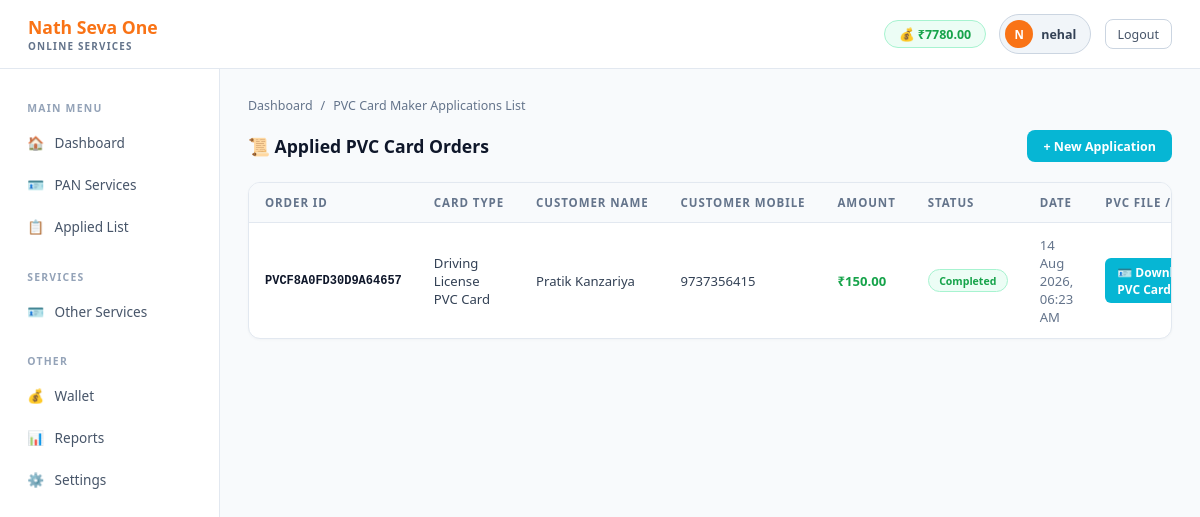
Page /services/pvc-maker/list/ (signed in) on the committed database.
### app/models.py (models this page shows, shortened)
class Retailer(models.Model):
    retailer_id    = models.UUIDField(default=uuid.uuid4, editable=False, unique=True)
    user_id        = models.CharField(max_length=50, unique=True)
    password       = models.CharField(max_length=255)
    full_name      = models.CharField(max_length=100)
    mobile         = models.CharField(max_length=15, unique=True)
    email          = models.EmailField(max_length=100, blank=True)
    state          = models.CharField(max_length=50, blank=True)
    address        = models.TextField(blank=True)
    wallet_balance = models.DecimalField(max_digits=10, decimal_places=2, default=0)
    is_verified    = models.BooleanField(default=False)
    is_active      = models.BooleanField(default=True)
    created_at     = models.DateTimeField(auto_now_add=True)

class PVCMakerApplication(models.Model):
    STATUS_CHOICES = [('PENDING', 'Pending'), ('PROCESSING', 'Processing'), ('COMPLETED', 'Completed'), ('REJECTED', 'Rejected')]
    retailer             = models.ForeignKey(Retailer, on_delete=models.SET_NULL, null=True, blank=True, related_name='pvc_applications')
    order_id             = models.CharField(max_length=50, unique=True, editable=False)
    pvc_card_type        = models.CharField(max_length=50)
    service_types        = models.CharField(max_length=100, blank=True)
    agent_mobile         = models.CharField(max_length=10)
    customer_mobile      = models.CharField(max_length=10)
    full_name            = models.CharField(max_length=100)
    village              = models.CharField(max_length=100)
    taluk                = models.CharField(max_length=100)
    district             = models.CharField(max_length=100)
    pincode              = models.CharField(max_length=6)
    delivery_address     = models.TextField()
    pdf_file             = models.FileField(upload_to=upload_pvc_pdf, null=True, blank=True)
    card_number          = models.CharField(max_length=100, blank=True)
    output_pdf           = models.FileField(upload_to=upload_pvc_output_pdf, null=True, blank=True)
    rejection_reason     = models.TextField(blank=True)
    amount               = models.DecimalField(max_digits=10, decimal_places=2, default=150.00)
    status               = models.CharField(max_length=20, choices=STATUS_CHOICES, default='PENDING')
    created_at           = models.DateTimeField(auto_now_add=True)
    processed_at         = models.DateTimeField(null=True, blank=True)
    class Meta:
        ordering = ['-created_at']

### app/views.py (the view)
# urls.py: path('services/pvc-maker/list/', views.pvc_maker_list, name='pvc_maker_list'),
def pvc_maker_list(request):
    retailer = _get_retailer_from_session(request)
    if retailer is None:
        return redirect('retailer_login')
    from .models import PVCMakerApplication
    apps = PVCMakerApplication.objects.filter(retailer=retailer)
    return render(request, 'pvc_maker_list.html', {'retailer': retailer, 'applications': apps})

### app/views.py (called while the page is built)
def _get_retailer_from_session(request):
    retailer_id = request.session.get('retailer_id')
    if not retailer_id:
        logger.debug(f"No retailer_id in session. Session keys: {list(request.session.keys())}")
        return None
    try:
        return Retailer.objects.get(retailer_id=retailer_id)
    except Retailer.DoesNotExist:
        logger.warning(f"Retailer with id {retailer_id} not found in database")
        return None

### pan_project/templates/pvc_maker_list.html (shortened to what this page needs)
<!DOCTYPE html>
<html lang="en">
<head>
</head>
<body>
<div class="topbar">
  <div><div class="brand-name">Nath Seva One</div><div class="brand-sub">Online Services</div></div>
  <div class="topbar-right">
    <div class="wallet-chip">💰 ₹{{ retailer.wallet_balance }}</div>
    <div class="user-chip"><div class="avatar">{{ retailer.full_name.0|upper }}</div><span>{{ retailer.user_id }}</span></div>
    <a href="{% url 'retailer_logout' %}" class="btn-logout">Logout</a>
  </div>
</div>
<div class="main-wrap">
  <div class="sidebar">
    <div class="nav-section">Main Menu</div>
    <a href="{% url 'retailer_dashboard' %}" class="nav-item"><span class="nav-icon">🏠</span> Dashboard</a>
    <a href="{% url 'form' %}" class="nav-item"><span class="nav-icon">🪪</span> PAN Services</a>
    <a href="{% url 'applied_list' %}" class="nav-item"><span class="nav-icon">📋</span> Applied List</a>
    <div class="nav-section" style="margin-top:.5rem">Services</div>
    <a href="{% url 'other_services' %}" class="nav-item"><span class="nav-icon">🪪</span> Other Services</a>
    <div class="nav-section" style="margin-top:.5rem">Other</div>
    <a href="{% url 'wallet' %}" class="nav-item"><span class="nav-icon">💰</span> Wallet</a>
    <a href="#" class="nav-item"><span class="nav-icon">📊</span> Reports</a>
    <a href="#" class="nav-item"><span class="nav-icon">⚙️</span> Settings</a>
  </div>
  <div class="content">
    <div class="breadcrumb">
      <a href="{% url 'retailer_dashboard' %}">Dashboard</a>
      <span>/</span>
      <span>PVC Card Maker Applications List</span>
    </div>
    <div class="page-header">
      <div class="page-title">📜 Applied PVC Card Orders</div>
      <a href="{% url 'pvc_maker' %}" class="btn-new">+ New Application</a>
    </div>
    <div class="table-card">
      <table>
        <thead>
          <tr>
            <th>Order ID</th>
            <th>Card Type</th>
            <th>Customer Name</th>
            <th>Customer Mobile</th>
            <th>Amount</th>
            <th>Status</th>
            <th>Date</th>
            <th>PVC File / Action</th>
          </tr>
        </thead>
        <tbody>
          {% for app in applications %}
          <tr>
            <td>{{ app.order_id }}</td>
            <td>{{ app.pvc_card_type }}</td>
            <td>{{ app.full_name }}</td>
            <td>{{ app.customer_mobile }}</td>
            <td style="font-weight:700;color:#16a34a">₹{{ app.amount }}</td>
            <td>
              {% if app.status == 'COMPLETED' %}
                <span class="pill pill-completed">Completed</span>
              {% elif app.status == 'REJECTED' %}
                <span class="pill pill-rejected">Rejected (Refunded)</span>
              {% else %}
                <span class="pill pill-pending">Pending</span>
              {% endif %}
            </td>
            <td style="color:#64748b">{{ app.created_at|date:"d M Y, h:i A" }}</td>
            <td>
              {% if app.status == 'COMPLETED' %}
                {% if app.output_pdf %}
                  <a href="{% url 'pvc_maker_download' app.order_id %}" target="_blank" style="background:#06b6d4;color:#fff;padding:.35rem .75rem;border-radius:6px;font-size:.75rem;font-weight:700;text-decoration:none;display:inline-block">🪪 Download PVC Card</a>
                {% else %}
                  <span style="font-size:.75rem;color:#16a34a;font-weight:600">Approved</span>
                {% endif %}
              {% elif app.status == 'REJECTED' %}
                <span style="font-size:.72rem;color:#dc2626;display:block">Reason: {{ app.rejection_reason|default:"Details mismatch" }}</span>
              {% else %}
                <span style="font-size:.75rem;color:#ea580c;font-weight:600">Under Process</span>
              {% endif %}
            </td>
          </tr>
          {% empty %}
          <tr>
            <td colspan="8" class="empty">Koi PVC Card Maker Application nahi mila.</td>
          </tr>
          {% endfor %}
        </tbody>
      </table>
    </div>
  </div>
</div>
</body>
</html>

### pan_project/templates/pvc_maker_list.html (style rules this page uses)
* { box-sizing:border-box;margin:0;padding:0 }
body { font-family:'Segoe UI',system-ui,-apple-system,sans-serif;background:#f8fafc;color:#0f172a;min-height:100vh;display:flex;flex-direction:column }
.topbar { background:#ffffff;padding:.9rem 1.75rem;display:flex;align-items:center;justify-content:space-between;border-bottom:1px solid #e2e8f0;box-shadow:0 1px 3px rgba(0,0,0,0.04) }
.brand-name { color:#f97316;font-size:1.1rem;font-weight:700 }
.brand-sub { color:#64748b;font-size:.62rem;letter-spacing:.12em;text-transform:uppercase;font-weight:600 }
.topbar-right { display:flex;align-items:center;gap:.85rem }
.wallet-chip { display:flex;align-items:center;gap:.4rem;background:#ecfdf5;border:1px solid #a7f3d0;border-radius:20px;padding:.3rem .85rem;font-size:.78rem;color:#16a34a;font-weight:700 }
.user-chip { display:flex;align-items:center;gap:.5rem;background:#f1f5f9;border:1px solid #cbd5e1;border-radius:20px;padding:.3rem .85rem .3rem .3rem }
.avatar { width:28px;height:28px;border-radius:50%;background:#f97316;display:flex;align-items:center;justify-content:center;font-size:.72rem;font-weight:700;color:#fff }
.user-chip span { font-size:.78rem;color:#334155;font-weight:600 }
.btn-logout { background:#ffffff;border:1px solid #cbd5e1;border-radius:8px;color:#475569;font-size:.78rem;padding:.35rem .75rem;cursor:pointer;text-decoration:none;display:inline-block;transition:all 0.2s }
.main-wrap { display:flex;flex:1 }
.sidebar { width:220px;background:#ffffff;border-right:1px solid #e2e8f0;padding:1.25rem .85rem;display:flex;flex-direction:column;gap:.25rem }
.nav-item { display:flex;align-items:center;gap:.65rem;padding:.6rem .85rem;border-radius:8px;font-size:.85rem;color:#475569;text-decoration:none;border:none;background:none;font-family:inherit;width:100%;transition:all 0.15s ease }
.nav-section { font-size:.65rem;color:#94a3b8;letter-spacing:.12em;text-transform:uppercase;padding:.75rem .85rem .25rem;font-weight:700 }
.content { flex:1;padding:1.75rem;overflow-y:auto;background:#f8fafc }
.page-header { display:flex;align-items:center;justify-content:space-between;margin-bottom:1.25rem }
.page-title { font-size:1.1rem;font-weight:700;color:#0f172a }
.btn-new { background:#06b6d4;border:none;border-radius:8px;color:#fff;font-size:.78rem;font-weight:600;padding:.45rem 1rem;cursor:pointer;text-decoration:none;display:inline-block }
.table-card { background:#ffffff;border:1px solid #e2e8f0;border-radius:12px;overflow:hidden;box-shadow:0 1px 3px rgba(0,0,0,0.03) }
table { width:100%;border-collapse:collapse;font-size:.82rem }
thead th { text-align:left;padding:.75rem 1rem;color:#64748b;font-weight:600;border-bottom:1px solid #e2e8f0;font-size:.72rem;text-transform:uppercase;letter-spacing:.08em;background:#f8fafc;white-space:nowrap }
tbody td { padding:.8rem 1rem;color:#334155;border-bottom:1px solid #f1f5f9;vertical-align:middle }
tbody td:first-child { color:#0f172a;font-weight:600;font-size:.75rem;font-family:monospace }
tbody tr:last-child td { border-bottom:none }
.pill { display:inline-block;padding:.2rem .65rem;border-radius:20px;font-size:.66rem;font-weight:700 }
.pill-completed { background:#ecfdf5;color:#16a34a;border:1px solid #a7f3d0 }
.breadcrumb { display:flex;align-items:center;gap:.5rem;font-size:.78rem;color:#64748b;margin-bottom:1rem }
.breadcrumb a { color:#64748b;text-decoration:none }

### rows in the picture
Retailer: wallet_balance "7780.00", full_name.0 "N", user_id "nehal"
PVCMakerApplication: order_id "PVCF8A0FD30D9A64657", pvc_card_type "Driving License PVC Card", full_name "Pratik Kanzariya", customer_mobile "9737356415", amount "150.00", status "Completed", created_at "14 Aug 2026, 06:23 AM"
